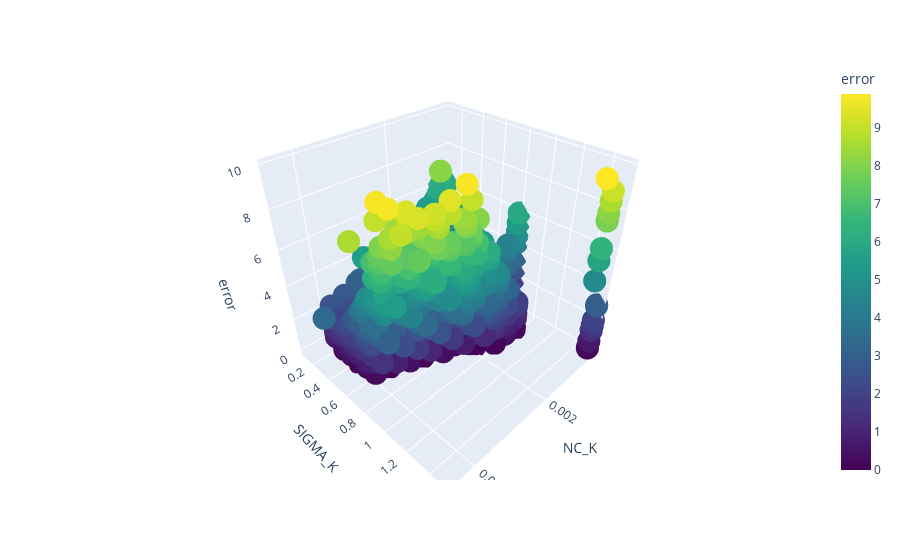

Notebook code for this chart:
### Code cell
# lets make a 3d plot of the error with plotly. put the SoluteName in the hover text
import plotly.express as px
sol_data['error'] = sol_data['error'].abs()
group2 = sol_data2.groupby(['NC_K', 'SIGMA_K','SoluteName'])['error'].mean()
new_df = pd.DataFrame({'NC_K': group2.index.get_level_values('NC_K').to_numpy(), 'SIGMA_K': group2.index.get_level_values('SIGMA_K').to_numpy(), 'SoluteName': group2.index.get_level_values('SoluteName').to_numpy(), 'error': group2.to_numpy()})
px.scatter_3d(new_df, x='NC_K', y='SIGMA_K', z='error', color='error', hover_name='SoluteName', color_continuous_scale='viridis')

### Figure 1 — Plotly figure (JSON) as saved in the notebook; plotly's stock layout.template omitted (floating-point values rounded to 4 significant figures; data arrays with more than 128 entries replaced by an {"elided": "..."} marker saying what was removed)
{"data": [{"hovertemplate": "<b>%{hovertext}</b><br><br>NC_K=%{x}<br>SIGMA_K=%{y}<br>error=%{marker.color}<extra></extra>", "hovertext": {"elided": "1591 str values"}, "legendgroup": "", "marker": {"color": {"elided": "1591 float values"}, "coloraxis": "coloraxis", "symbol": "circle"}, "mode": "markers", "name": "", "scene": "scene", "showlegend": false, "type": "scatter3d", "x": {"elided": "1591 float values"}, "y": {"elided": "1591 float values"}, "z": {"elided": "1591 float values"}}], "layout": {"coloraxis": {"colorbar": {"title": {"text": "error"}}, "colorscale": [[0, "#440154"], [0.1111, "#482878"], [0.2222, "#3e4989"], [0.3333, "#31688e"], [0.4444, "#26828e"], [0.5556, "#1f9e89"], [0.6667, "#35b779"], [0.7778, "#6ece58"], [0.8889, "#b5de2b"], [1, "#fde725"]]}, "legend": {"tracegroupgap": 0}, "margin": {"t": 60}, "scene": {"domain": {"x": [0, 1], "y": [0, 1]}, "xaxis": {"title": {"text": "NC_K"}}, "yaxis": {"title": {"text": "SIGMA_K"}}, "zaxis": {"title": {"text": "error"}}}}}
